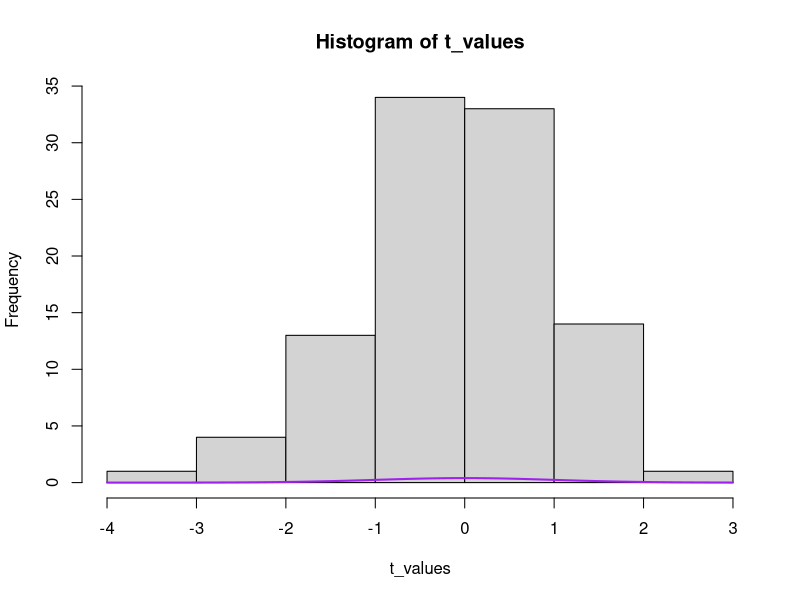
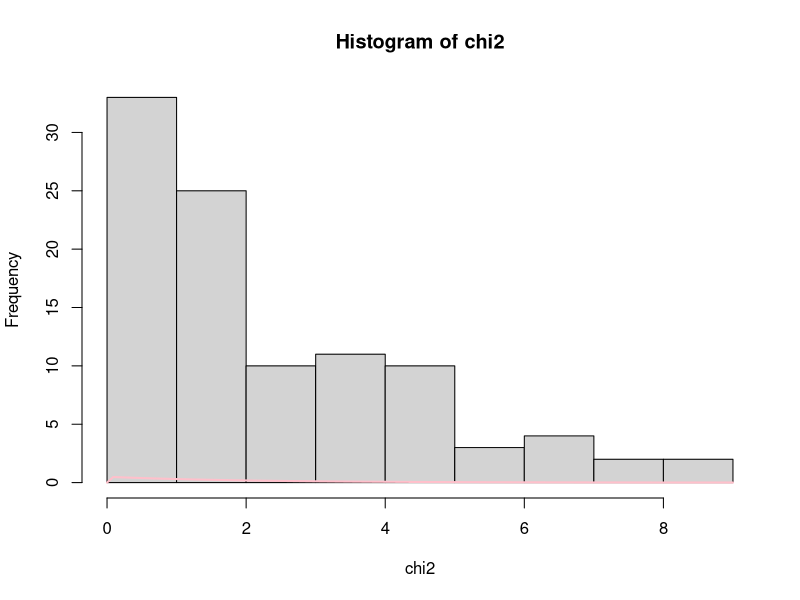
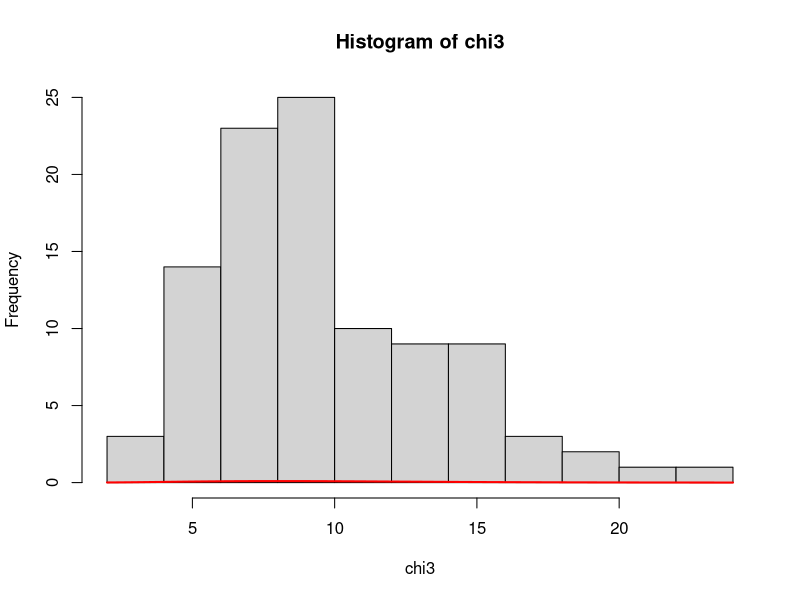
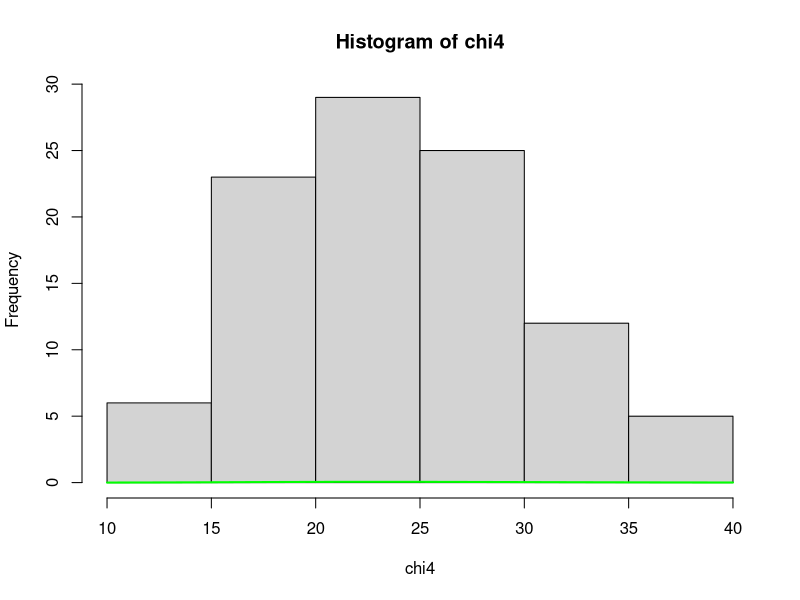
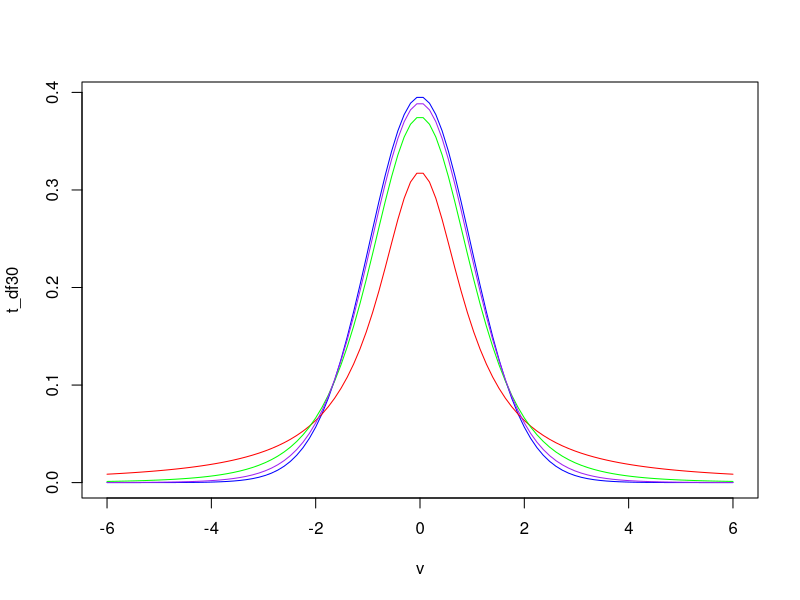
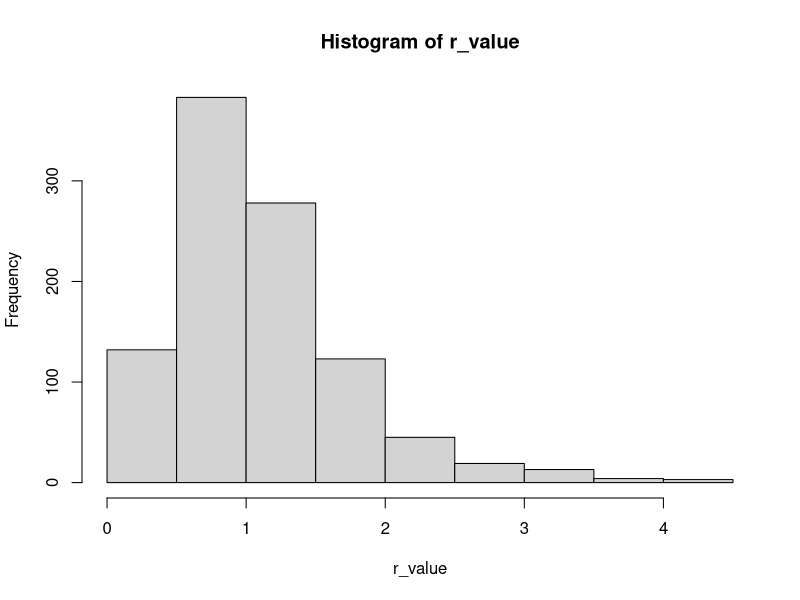
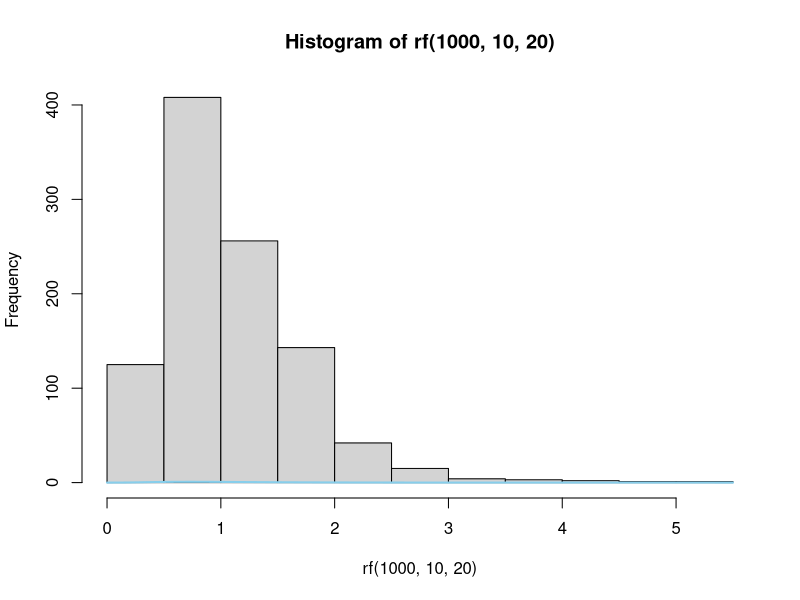

Write the R code that produced these figures, in order.
#Assignment 7
#Q1
#t distribution
t_values<- rt(100,99)
print(t_values)
hist(t_values)
curve(dt(x,99),col='purple',add=T,lwd=2)

#Q2
#chi-square distribution
chi_values<- function(df)
{
  rchisq(100,df)
}
chi2<- chi_values(2)
hist(chi2)
curve(dchisq(x,2),col='pink',add=T,lwd=2)
chi3<- chi_values(10)
hist(chi3)
curve(dchisq(x,10),col='red',add=T,lwd=2)
chi4<- chi_values(25)
hist(chi4)
curve(dchisq(x,25),col='green',add=T,lwd=2)

#Q3
v<- seq(-6,6,length=100)
print(v)
t_values<- function(df1)
{
  dt(v,df1)
}
t_df1 <- t_values(1)
t_df4 <- t_values(4)
t_df10 <- t_values(10)
t_df30 <- t_values(30)
plot(v,t_df30,type='l',col="blue")
lines(v, t_df1, col = "red", )
lines(v, t_df4, col = "green")
lines(v, t_df10, col = "purple")
#seq helps to generate vector random values between two points.

#Q4
df1<- 10
df2<- 20
f_value<- qf(0.95,df1,df2)
print(f_value)
#for area [0,1.5]
pf(1.5,10,20)
#for area[1.5, inf] area=probility.
1-pf(1.5,10,20)

quan<- function(q)
{
  qf(q,10,20)
}
q1<- quan(0.25)
q2<- quan(0.5)
q3<- quan(0.75)
q4<- quan(0.999)
print(q1)
print(q2)
print(q3)
print(q4)

r_value<-rf(1000,10,20)
hist(r_value)
hist(rf(1000,10,20))
curve(df(x,10,20),col='skyblue',add=T,lwd=2)
